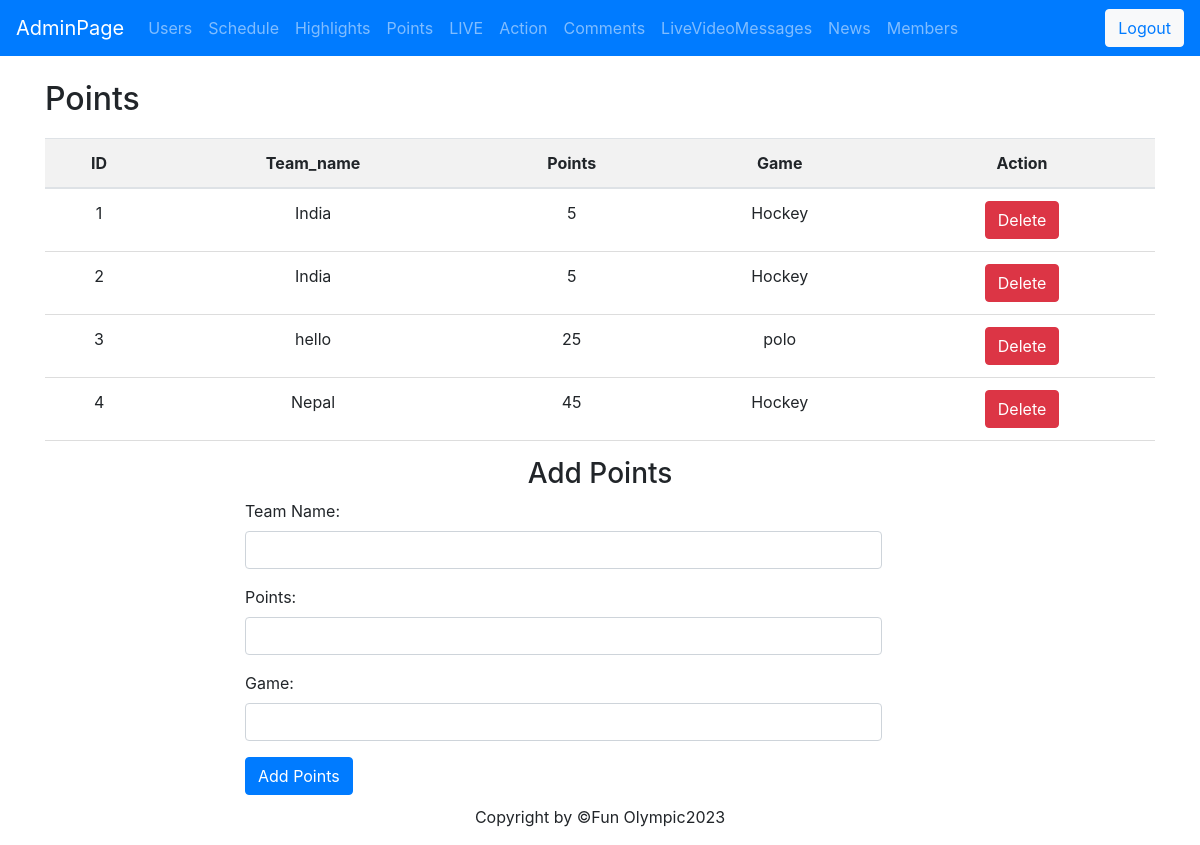
The app's page /admin.php?table=points with its own data.
### tables this page shows
CREATE TABLE `points` (
  `ID` int(11) NOT NULL,
  `team_name` varchar(255) DEFAULT NULL,
  `points` int(11) DEFAULT NULL,
  `game` varchar(255) DEFAULT NULL
);

### admin.php (the view, shortened to what this page needs)
<!DOCTYPE html>
<html>
<head>
    <link rel="stylesheet" href="https://stackpath.bootstrapcdn.com/bootstrap/4.5.2/css/bootstrap.min.css">
    <link rel="stylesheet"
        href="https://cdnjs.cloudflare.com/ajax/libs/bootstrap-datepicker/1.9.0/css/bootstrap-datepicker.min.css">
    <link rel="stylesheet"
        href="https://cdnjs.cloudflare.com/ajax/libs/bootstrap-timepicker/0.5.2/css/bootstrap-timepicker.min.css">
</head>
<body>
    <nav class="navbar navbar-expand-lg navbar-dark bg-primary">
        <a class="navbar-brand" href="admin.php">AdminPage</a>
        <div class="collapse navbar-collapse" id="navbarNav">
            <ul class="navbar-nav">
                <li class="nav-item">
                    <a class="nav-link" href="?table=register">Users</a>
                </li>
                <li class="nav-item">
                    <a class="nav-link" href="?table=schedule">Schedule</a>
                </li>
                <li class="nav-item">
                    <a class="nav-link" href="?table=highlights">Highlights</a>
                </li>
                <li class="nav-item">
                    <a class="nav-link" href="?table=points">Points</a>
                </li>
                <li class="nav-item">
                    <a class="nav-link" href="?table=lives">LIVE</a>
                </li>
                <li class="nav-item">
                    <a class="nav-link" href="?table=actions">Action</a>
                </li>
                <li class="nav-item">
                    <a class="nav-link" href="?table=video_comments">Comments</a>
                </li>
                <li class="nav-item">
                    <a class="nav-link" href="?table=chat_messages">LiveVideoMessages</a>
                </li>
                <li class="nav-item">
                    <a class="nav-link" href="?table=images">News</a>
                </li>
                <li class="nav-item">
                    <a class="nav-link" href="?table=users">Members</a>
                </li>
            </ul>
        </div>
        <button type="button" class="btn btn-light logout-button" style="float:right;" aria-controls="navbarNav"
    aria-expanded="false" aria-label="Toggle navigation"><a href="admin-logout.php">Logout</a></button>
    </nav>
    <?php
    $servername = "localhost";
    $username = "root";
    $password = "";
    $dbname = "userform";
    $conn = new mysqli($servername, $username, $password, $dbname);
    if (isset($_GET['table'])) {
        $table = $_GET['table'];
        $sql = "SELECT * FROM $table";
        $result = $conn->query($sql);
        $sql_columns = "SHOW COLUMNS FROM $table";
        $result_columns = $conn->query($sql_columns);
        $columns = [];
        while ($row = $result_columns->fetch_assoc()) {
            $columns[] = $row['Field'];
        }
        ?>
        <div class="container mt-4">
            <h2>
                <?php echo ucfirst($table); ?>
            </h2>
            <table class="table">
                <thead>
                    <tr>
                        <?php foreach ($columns as $column) { ?>
                            <th>
                                <?php echo ucfirst($column); ?>
                            </th>
                        <?php } ?>
                        <th>Action</th>
                    </tr>
                </thead>
                <tbody>
                    <?php
                    if ($result->num_rows > 0) {
                        while ($row = $result->fetch_assoc()) {
                            echo "<tr>";
                            foreach ($columns as $column) {
                                echo "<td>" . $row[$column] . "</td>";
                            }
                            echo "<td>";
                            echo "<form method='post'>";
                            echo "<button type='submit' class='btn btn-danger' name='delete' value='" . $row['ID'] . "'>Delete</button>";
                            echo "</form>";
                            echo "</td>";
                            echo "</tr>";
                        }
                    } else {
                        echo "<tr><td colspan='" . (count($columns) + 1) . "'>No records found</td></tr>";
                    }
                    ?>
                </tbody>
            </table>
            <?php if ($table === 'points') { ?>
                <h3>Add Points</h3>
                <div style="margin-left: 200px; margin-bottom:10px">
                    <form style="width:70%" ; method="post" action="">
                        <div class="form-group">
                            <label for="team_name">Team Name:</label>
                            <input type="text" class="form-control" id="team_name" name="team_name" required>
                        </div>
                        <div class="form-group">
                            <label for="points">Points:</label>
                            <input type="number" class="form-control" id="points" name="points" required>
                        </div>
                        <div class="form-group">
                            <label for="game">Game:</label>
                            <input type="text" class="form-control" id="game" name="game" required>
                        </div>
                        <button type="submitpoints" class="btn btn-primary" name="submitpoints">Add Points</button>
                    </form>
                </div>
            <?php } ?>
        </div>
    <?php } ?>
    <footer style="margin-bottom:2px; text-align:center;">
        <p>
            Copyright by &copy;Fun Olympic2023
        </p>
        </footer>
</body>
</html>

### admin.php (style rules this page uses)
table { width: 100%; border-collapse: collapse; }
th, td { padding: 8px; text-align: left; border-bottom: 1px solid #ddd; }
h3 { text-align: center; margin-top: 20px; }
table { width: 100%; border-collapse: collapse; margin-top: 20px; }
table th, table td { padding: 8px; text-align: center; border-bottom: 1px solid #ddd; }
table th { background-color: #f2f2f2; }

### records on screen
points: ID "1", team_name "India", points "5", game "Hockey"
points: ID "2", team_name "India", points "5", game "Hockey"
points: ID "3", team_name "hello", points "25", game "polo"
points: ID "4", team_name "Nepal", points "45", game "Hockey"

### other values on screen
$table "Points"
$column "ID"
$column "Team_name"
$column "Points"
$column "Game"
